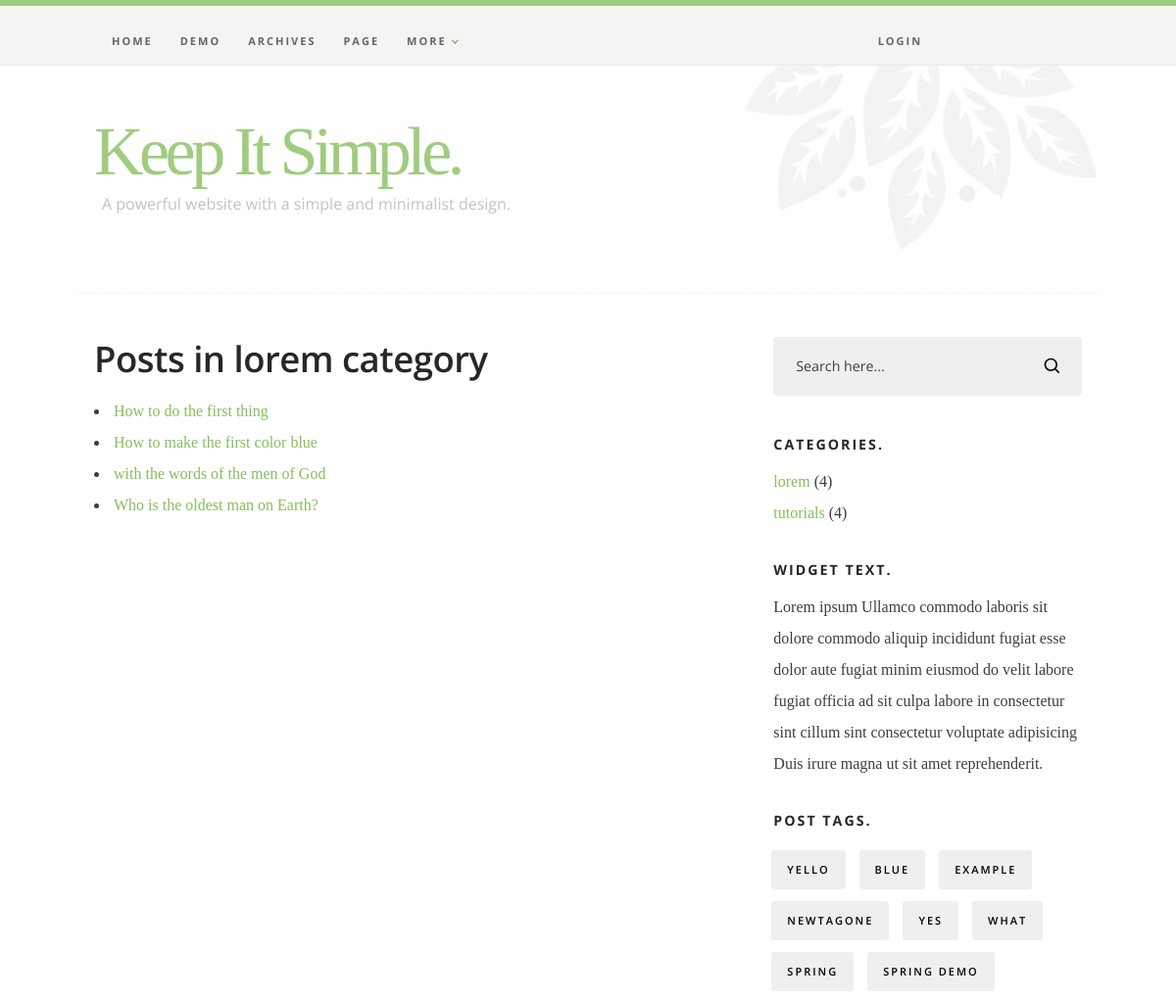
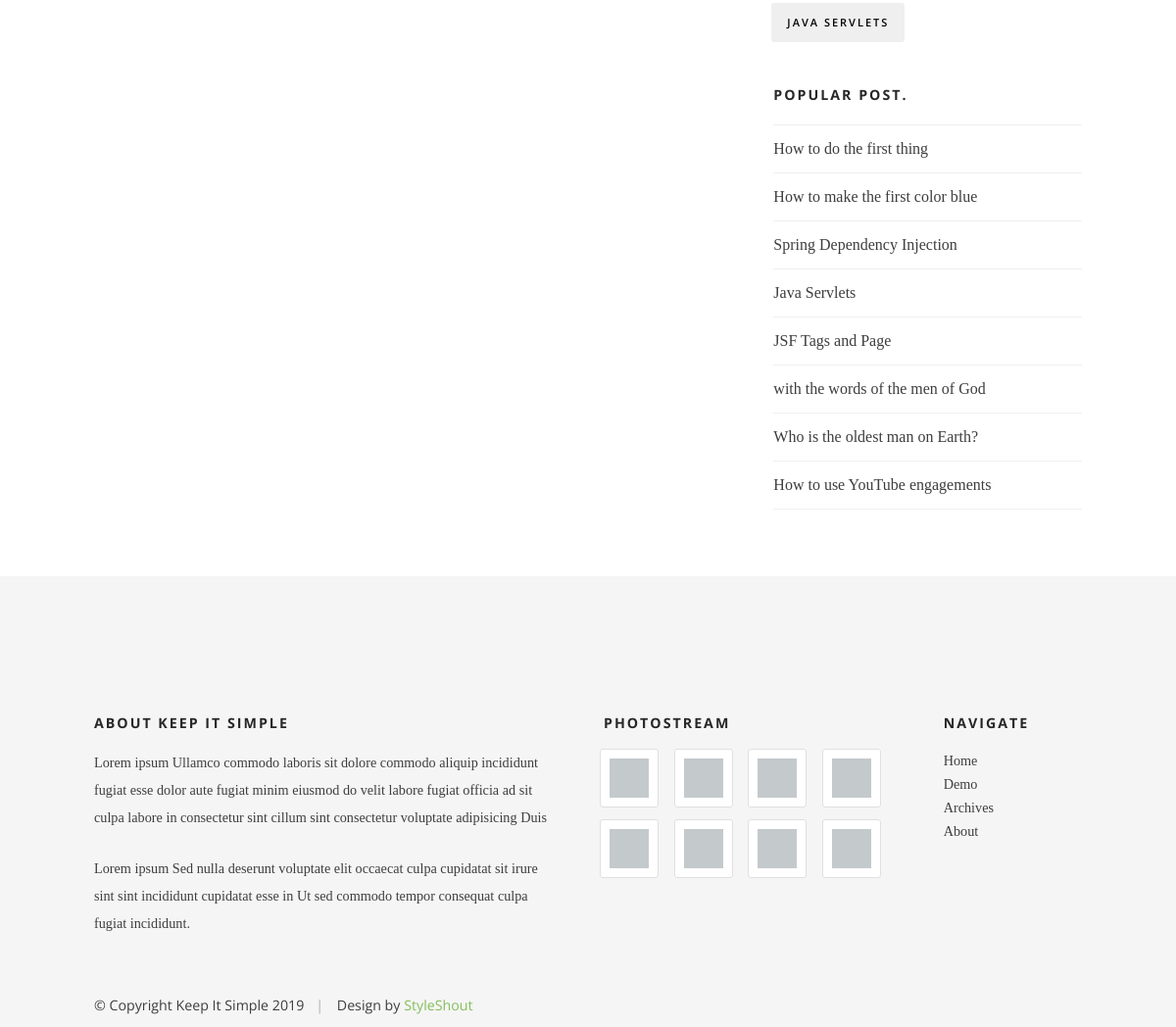
Before: /post-category/lorem with the older database file (2 pictures, top to bottom).
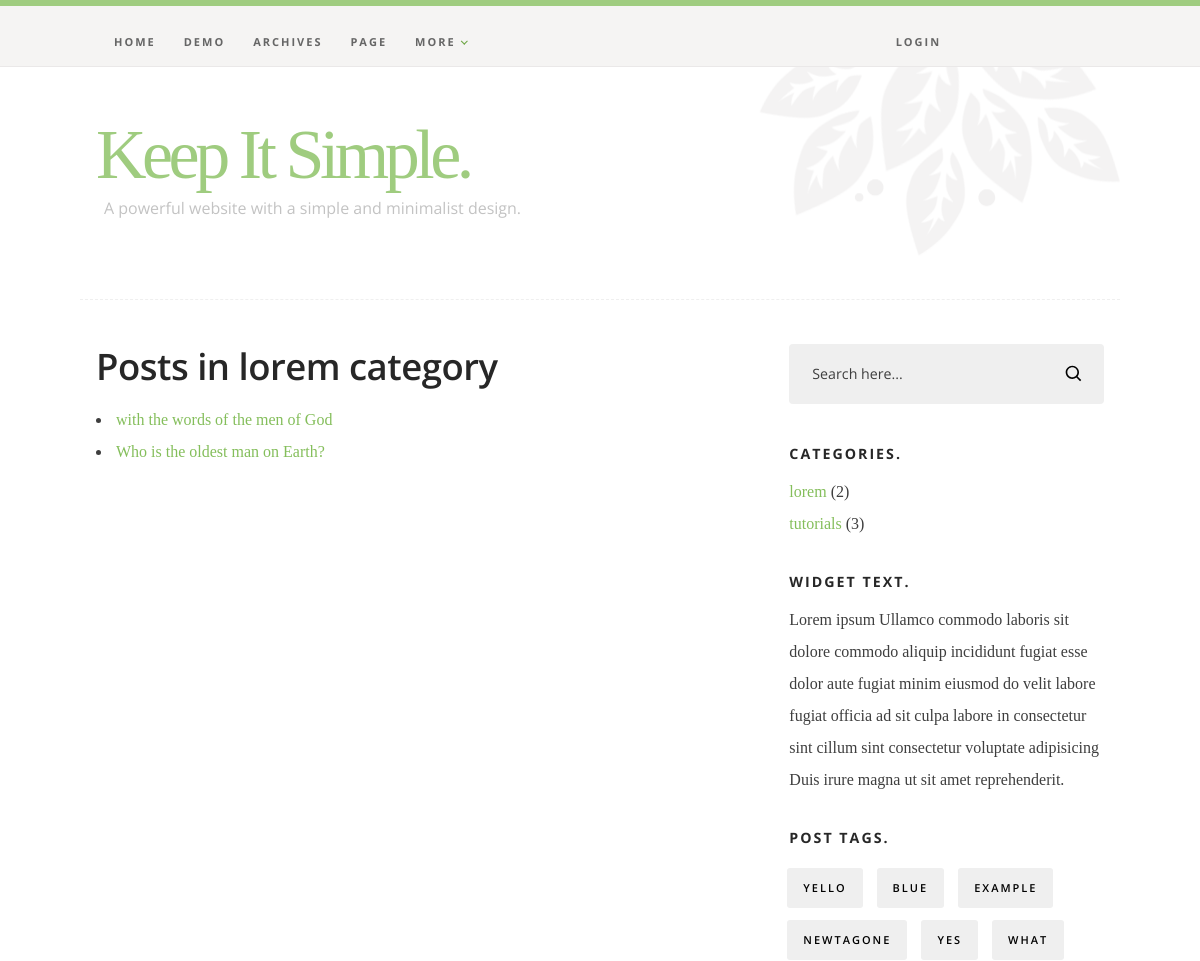
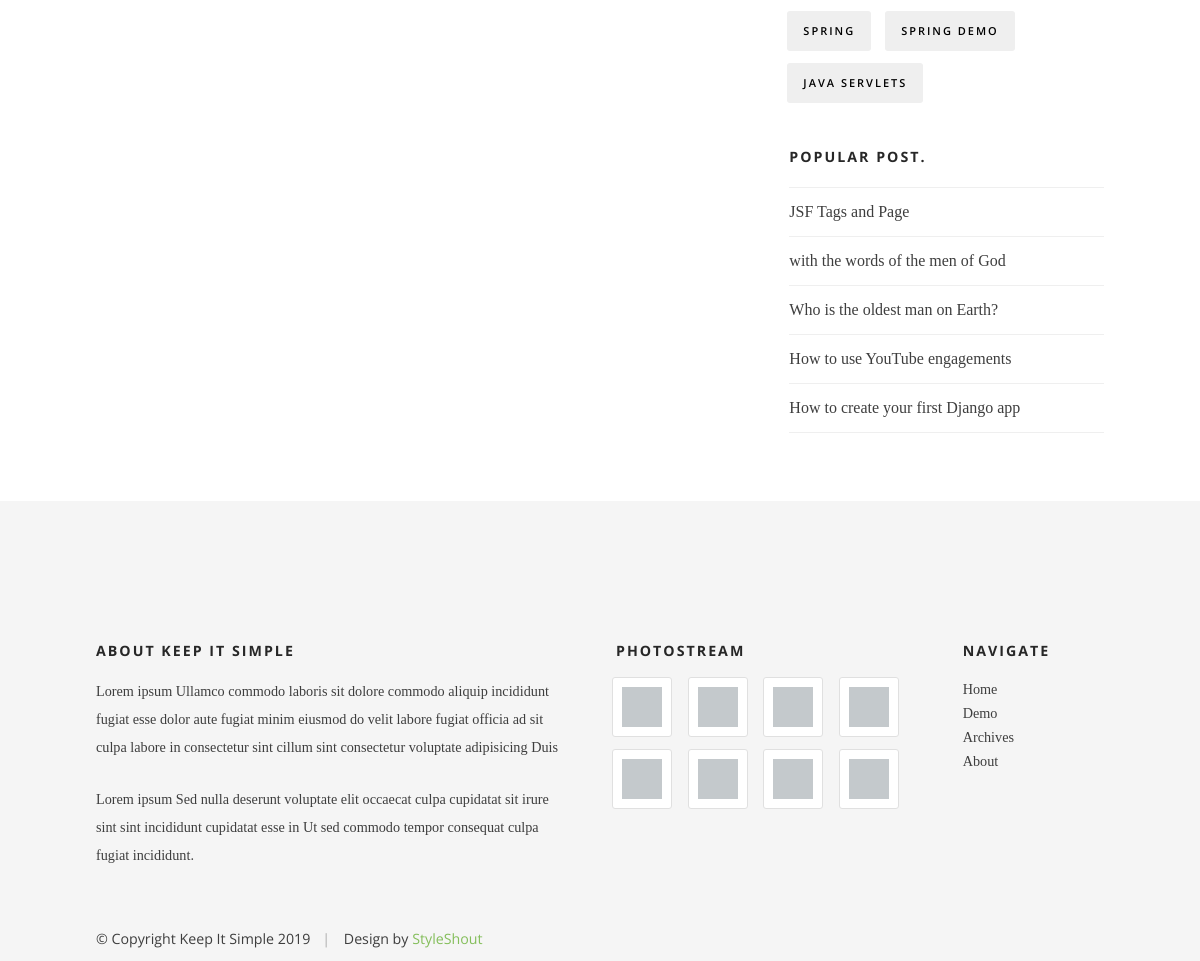
After: the same page with the newer database file (2 pictures, top to bottom).
### blog/models.py (models this page shows, shortened)
class Categories(models.Model):
    category = models.CharField(max_length=50)
    class Meta:
        verbose_name = ("Categories")
        verbose_name_plural = ("Categories")
    def __str__(self):
        return self.category

class Post(models.Model):
    post_title = models.CharField(max_length=100)
    post_body = models.TextField(null=True)
    category = models.ForeignKey(Categories, related_name='categories', on_delete=models.CASCADE)
    author = models.ForeignKey(User,related_name= "author", on_delete=models.CASCADE)
    tags = models.ManyToManyField(Tags, related_name = 'tags')
    post_date = models.DateTimeField(auto_now_add=True)
    class Meta:
        verbose_name = ("Post")
        verbose_name_plural = ("Posts")

class Tags(models.Model):
    tag_name = models.CharField(max_length=50)
    class Meta:
        verbose_name = ("Tags")
        verbose_name_plural = ("Tags")

### blog/views.py (the view)
# urls.py: path('post-category/<str:pk>', views.postlist, name="postlist"),
def postlist(request, pk):
    post = Categories.objects.get(category = pk)
    posts = post.categories.all()
    return render(request, 'blog/postlist.html', {'category_post': posts, 'post': post})

### blog/context_processors.py (called while the page is built)
def context_process(request):
    tags = Tags.objects.all()
    categories = Categories.objects.all()
    posts = Post.objects.all()
    user = request.user
    return {'mytags': tags, 'categories': categories, 'posts': posts, 'user': user}

### blog/templates/blog/postlist.html
{% extends "blog/base.html" %}
{% load static %}
{% block content %}
<div class="s-content">
        <div class="row">
            <div id="main" class="s-content__main large-8 column">
                <section class="page-content">
                    <h2 class="page-content__title h1">Posts in {{post}} category</h2>
                    {% if category_post is not None %}
                    <ul>
                        {% for post in category_post %}
                        <li><a href="{% url 'blog_single' post.id %}">{{post.post_title}}</a></li>
                        {% endfor %}
                    </ul>
                    {% else %}
                    <p>There are no posts under this Category.</p>
                    {% endif %}
                </section>
           </div>
           {% include "blog/sidebar.html" %}
       </div>
   </div>
{% endblock %}

### blog/templates/blog/base.html (shortened to what this page needs)
{% load static %}
<!DOCTYPE html>
<html class="no-js" lang="en">
<head>
    <link rel="stylesheet" href="{% static 'css/base.css' %}">
    <link rel="stylesheet" href="{% static 'css/main.css' %}">
</head>
<body id="top">
    <header class="s-header">
        <div class="row">
            <div class="s-header__content column">
                <div class="s-header__brand">
                    <h1 class="s-header__logotext">
                        <a href="{% url 'index' %}" title="">Keep It Simple.</a>
                    </h1>
                    <p class="s-header__tagline">A powerful website with a simple and minimalist design.</p>
                </div>
            </div>
        </div>
        <nav class="s-header__nav-wrap">
            <div class="row">
                <ul class="s-header__nav">
                    <li>
                        <a href="{% url 'index' %}">Home</a>
                    </li>
                    <li>
                        <a href="{% url 'demo' %}">Demo</a>
                    </li>
                    <li>
                        <a href="{% url 'archives' %}">Archives</a>
                    </li>
                    <li>
                        <a href="{% url 'page' %}">Page</a>
                    </li>
                    <li class="has-children">
                        <a href="#0">More</a>
                    </li>
                    <li style="margin-left: 40rem;">
                        {% if user.is_authenticated%}
                           <a href="{% url 'logout' %}" ><span>Logout {{user}}</span> </a>
                        {% else %}
                           <a href="{% url 'login' %}">Login</a>
                        {% endif %}
                    </li>
                </ul>
            </div>
        </nav>
    </header>
    {% block content %} {% endblock %}
    <footer class="s-footer">
        <div class="row s-footer__top">
            <div class="column">
                <ul class="s-footer__social">
                </ul>
            </div>
        </div>
        <div class="row s-footer__bottom">
            <div class="large-6 tab-full column s-footer__info">
                <h3 class="h6">About Keep It Simple</h3>
                <p>
                    Lorem ipsum Ullamco commodo laboris sit dolore commodo aliquip incididunt fugiat esse dolor aute fugiat minim eiusmod do
                    velit labore fugiat officia ad sit culpa labore in consectetur sint cillum sint consectetur voluptate
                    adipisicing Duis
                </p>
                <p>
                    Lorem ipsum Sed nulla deserunt voluptate elit occaecat culpa cupidatat sit irure sint sint incididunt cupidatat esse in Ut
                    sed commodo tempor consequat culpa fugiat incididunt.
                </p>
            </div>
            <div class="large-6 tab-full column">
                <div class="row">
                    <div class="large-8 tab-full column">
                        <h3 class="h6">Photostream</h3>
                        <ul class="photostream group">
                            <li>
                                <a href="#0">
                                    <img alt="thumbnail" src="{% static 'images/thumb.jpg' %}">
                                </a>
                            </li>
                            <li>
                                <a href="#0">
                                    <img alt="thumbnail" src="{% static 'images/thumb.jpg' %}">
                                </a>
                            </li>
                            <li>
                                <a href="#0">
                                    <img alt="thumbnail" src="{% static 'images/thumb.jpg' %}">
                                </a>
                            </li>
                            <li>
                                <a href="#0">
                                    <img alt="thumbnail" src="{% static 'images/thumb.jpg' %}">
                                </a>
                            </li>
                            <li>
                                <a href="#0">
                                    <img alt="thumbnail" src="{% static 'images/thumb.jpg' %}">
                                </a>
                            </li>
                            <li>
                                <a href="#0">
                                    <img alt="thumbnail" src="{% static 'images/thumb.jpg' %}">
                                </a>
                            </li>
                            <li>
                                <a href="#0">
                                    <img alt="thumbnail" src="{% static 'images/thumb.jpg' %}">
                                </a>
                            </li>
                            <li>
                                <a href="#0">
                                    <img alt="thumbnail" src="{% static 'images/thumb.jpg' %}">
                                </a>
                            </li>
                        </ul>
                    </div>
                    <div class="large-4 tab-full column">
                        <h3 class="h6">Navigate</h3>
                        <ul class="s-footer__list s-footer-list--nav group">
                            <li>
                                <a href="{% url 'index' %}">Home</a>
                            </li>
                            <li>
                                <a href="{% url 'demo' %}">Demo</a>
                            </li>
                            <li>
                                <a href="{% url 'archives' %}">Archives</a>
                            </li>
                            <li>
                                <a href="#0">About</a>
                            </li>
                        </ul>
                    </div>
                </div>
            </div>
            <div class="ss-copyright">
                <span>© Copyright Keep It Simple 2019</span>
                <span>Design by
                    <a href="https://www.styleshout.com/" target="_blank">StyleShout</a>
                </span>
            </div>
        </div>
    </footer>
</body>
</html>

### blog/templates/blog/sidebar.html (shortened to what this page needs)
{% load static %}
<!DOCTYPE html>
<html class="no-js" lang="en">
<head>
    <link rel="stylesheet" href="{% static 'css/base.css' %}">
    <link rel="stylesheet" href="{% static 'css/main.css' %}">
</head>
<body>
<div id="sidebar" class="s-content__sidebar large-4 column">
    <div class="widget widget--search">
       <form action="{% url 'process_search' %}">
          <input type="text" name="searchbox" value="Search here..." onblur="if(this.value == '') { this.value = 'Search here...'; }" onfocus="if (this.value == 'Search here...') { this.value = ''; }" class="text-search">
          <input type="submit" value="" class="submit-search">
       </form>
    </div>
    <div class="widget widget--categories">
        <h3 class="h6">Categories.</h3>
        <ul>
            {% for category in categories %}
             <li><a href="{% url 'postlist' category.category %}" title="">{{category.category}}</a> ({{category.categories.count}})</li>
             {% endfor %}
         </ul>
     </div>
     <div class="widget widget_text group">
         <h3 class="h6">Widget Text.</h3>
         <p>
         Lorem ipsum Ullamco commodo laboris sit dolore commodo aliquip incididunt fugiat esse dolor
         aute fugiat minim eiusmod do velit labore fugiat officia ad sit culpa labore in consectetur
         sint cillum sint consectetur voluptate adipisicing Duis irure magna ut sit amet reprehenderit.
         </p>
     </div>
     <div class="widget widget_tags">
         <h3 class="h6">Post Tags.</h3>
         <div class="tagcloud group">
             {% for mtag in mytags %}
             <a href="{% url 'tagposts' mtag.tag_name %}">{{mtag.tag_name}}</a>
             {% endfor %}
         </div>
     </div>
     <div class="widget widget_popular">
         <h3 class="h6">Popular Post.</h3>
         <ul class="link-list">
             {% for p in posts %}
             <li><a href="{% url 'blog_single' p.post_title %}">{{p.post_title}}</a></li>
             {% endfor %}
         </ul>
     </div>
</div>
</body>

### blog/static/css/base.css (style rules this page uses)
html { line-height: 1.15; -webkit-text-size-adjust: 100%; }
body { margin: 0; }
h1 { font-size: 2em; margin: 0.67em 0; }
a { background-color: transparent; }
img { border-style: none; }
button, input, optgroup, select, textarea { font-family: inherit; font-size: 100%; line-height: 1.15; margin: 0; }
button, input { overflow: visible; }
button, [type="button"], [type="reset"], [type="submit"] { -webkit-appearance: button; }
html { font-size: 62.5%; -webkit-box-sizing: border-box; box-sizing: border-box; }
*, *::before, *::after { -webkit-box-sizing: inherit; box-sizing: inherit; }
body { font-weight: normal; line-height: 1; word-wrap: break-word; -moz-font-smoothing: grayscale; -moz-osx-font-smoothing: grayscale; -webkit-font-smoothing: antialiased; -webkit-overflow-scrolling: touch; -webkit-text-size-adjust: none; }
svg, img, video embed, iframe, object { max-width: 100%; height: auto; }
div, dl, dt, dd, ul, ol, li, h1, h2, h3, h4, h5, h6, pre, form, p, blockquote, th, td { margin: 0; padding: 0; }
p { font-size: inherit; text-rendering: optimizeLegibility; }
ol, ul { list-style: none; }
li { display: block; }
a { text-decoration: none; line-height: inherit; }
a img { border: none; }
input[type="email"], input[type="number"], input[type="search"], input[type="text"], input[type="tel"], input[type="url"], input[type="password"], textarea { -webkit-appearance: none; -moz-appearance: none; appearance: none; }
.row { width: 92%; max-width: 1040px; margin: 0 auto; display: -ms-flexbox; display: -webkit-box; display: flex; -ms-flex-flow: row wrap; -webkit-box-orient: horizontal; -webkit-box-direction: normal; flex-flow: row wrap; }
.row .row { width: auto; max-width: none; margin-left: -20px; margin-right: -20px; }
.column { -ms-flex: 1 1 0%; -webkit-box-flex: 1; flex: 1 1 0%; padding: 0 20px; }
.large-4 { -ms-flex: 0 0 33.33333%; -webkit-box-flex: 0; flex: 0 0 33.33333%; max-width: 33.33333%; }
.large-6, .large-half { -ms-flex: 0 0 50%; -webkit-box-flex: 0; flex: 0 0 50%; max-width: 50%; }
.large-8 { -ms-flex: 0 0 66.66667%; -webkit-box-flex: 0; flex: 0 0 66.66667%; max-width: 66.66667%; }
@media screen and (max-width:1200px) { .row .row { margin-left: -16px; margin-right: -16px; } }
@media screen and (max-width:1200px) { .column { padding: 0 16px; } }

Changed rows visible on the page:
removed Post: post_title "How to do the first thing"
removed Post: post_title "How to make the first color blue"
removed Post: post_title "Spring Dependency Injection", shown under "POPULAR POST."
removed Post: post_title "Java Servlets", shown under "POPULAR POST."
computed for Categories "lorem": categories.count "4" → "2"
computed for Categories "tutorials": categories.count "4" → "3"
added Post: post_title "How to create your first Django app", shown under "POPULAR POST."
